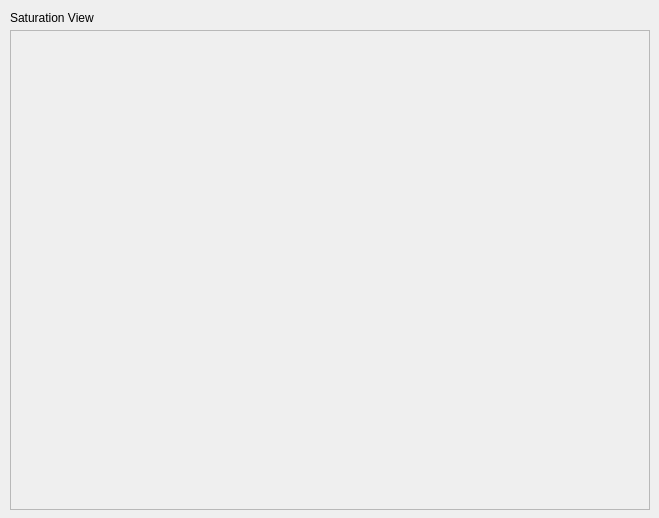
<?xml version="1.0" encoding="UTF-8"?>
<ui version="4.0">
 <class>CalibViewClass</class>
 <widget class="QDialog" name="CalibViewClass">
  <property name="geometry">
   <rect>
    <x>0</x>
    <y>0</y>
    <width>659</width>
    <height>518</height>
   </rect>
  </property>
  <property name="windowTitle">
   <string>sensbli: Calibration Saturation View</string>
  </property>
  <property name="sizeGripEnabled">
   <bool>false</bool>
  </property>
  <widget class="QLabel" name="satview">
   <property name="geometry">
    <rect>
     <x>10</x>
     <y>30</y>
     <width>640</width>
     <height>480</height>
    </rect>
   </property>
   <property name="sizePolicy">
    <sizepolicy hsizetype="Fixed" vsizetype="Fixed">
     <horstretch>0</horstretch>
     <verstretch>0</verstretch>
    </sizepolicy>
   </property>
   <property name="frameShape">
    <enum>QFrame::StyledPanel</enum>
   </property>
   <property name="text">
    <string/>
   </property>
   <property name="pixmap">
    <pixmap resource="sensbli.qrc">:/sensbli/icons/testpattern.svg</pixmap>
   </property>
   <property name="scaledContents">
    <bool>false</bool>
   </property>
  </widget>
  <widget class="QLabel" name="label">
   <property name="geometry">
    <rect>
     <x>10</x>
     <y>10</y>
     <width>161</width>
     <height>16</height>
    </rect>
   </property>
   <property name="text">
    <string>Saturation View</string>
   </property>
  </widget>
 </widget>
 <layoutdefault spacing="6" margin="11"/>
 <resources>
  <include location="sensbli.qrc"/>
 </resources>
 <connections/>
</ui>
